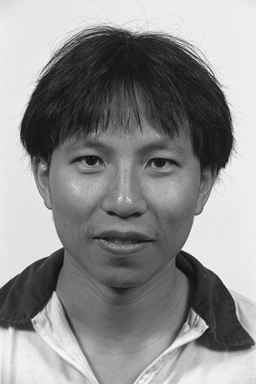
%> input picture Implementasi/mix/GENDERRECOGNITIONCOSFIRE/Application/GENDER-FERET/female/training_set/1.jpg, 256 x 384 px
$ octave temp.m   (GNU Octave 9; MATLAB toolbox functions it lacks are replaced by stand-ins)
%> lines starting %> are read from the running program, lines starting %| are printed output that depends on the picture
### Implementasi/mix/GENDERRECOGNITIONCOSFIRE/Gender_recognition/getFaces.m
% Read face images from indir directory
% If dofacedetection = 1 then apply ViolaJones algorithm to localize the
% face, otherwise assume that the image contains only the face
% If resizewidth is NaN then we keep the original size of the face,
% otherwise we resize the face to [resizewidth, resizewidth]
function facelist = getFaces(indir,resizewidth,dofacedetection)

% ViolaJones Face detector
faceDetector = vision.CascadeObjectDetector;
facelist = [];
ind = 1;
d = dir(strcat(indir,filesep,'*.jpg'));
for i = 1:numel(d)
    fprintf('reading image %d of %d\n',i,numel(d));
    img = imread(strcat(indir,filesep,d(i).name)); %Read input image

    if ndims(img) == 3
        img = rgb2gray(img); % convert to gray
    end

    if dofacedetection == 1
        BB = step(faceDetector,img); % Detect faces

        if isempty(BB)
            continue;
        elseif size(BB,1) > 1
            [~,idx] = max(BB(:,3));
            face = img(BB(idx,2):BB(idx,2)+BB(idx,4)-1,BB(idx,1):BB(idx,1)+BB(idx,3)-1);
        else
            face = img(BB(2):BB(2)+BB(4)-1,BB(1):BB(1)+BB(3)-1);
        end
    else
        face = img;
    end

    if ~isnan(resizewidth)
        facelist(:,:,ind) = double(imresize(face,[resizewidth,resizewidth]));
    else
        facelist(:,:,ind) = face;
    end
    ind = ind + 1;
end

### Implementasi/mix/GENDERRECOGNITIONCOSFIRE/Gender_recognition/getDataset.m
% Read all face images of given data set and organize them in a struct
% The struct is stored in the dataFolder, so that next we run the
% experiment, we would not need to read the face images again.
function dataset = getDataset(dataFolder,dirlist,dofacedetection,resizeWidth)

if ~exist(strcat(dataFolder,filesep,'dataset.mat'))
    dataset.training.males   = getFaces(dirlist.trainingmaledir,resizeWidth,dofacedetection);
%> in getFaces, img is the input picture: size 384x256x3 uint8; min 4, max 255, mean 142.1
%> in getFaces, `BB = step(faceDetector,img);`: BB = [36 93 181 181]
%> in getFaces, `face = img(BB(2):BB(2)+BB(4)-1,BB(1):BB(1)+BB(3)-1);`:
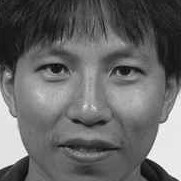
%> face: size 181x181 uint8; min 4, max 255, mean 103.3
    dataset.training.females = getFaces(dirlist.trainingfemaledir,resizeWidth,dofacedetection);
    dataset.testing.males    = getFaces(dirlist.testingmaledir,resizeWidth,dofacedetection);
%> call 3 of getFaces, with indir = './GENDER-FERET//male/test_set', resizewidth = 128, dofacedetection = 1
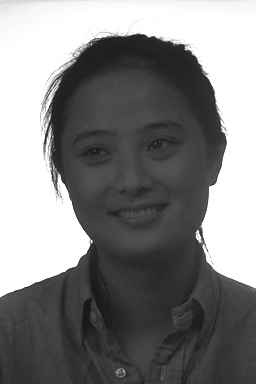
%> input picture Implementasi/mix/GENDERRECOGNITIONCOSFIRE/Application/GENDER-FERET/female/test_set/1.jpg, 256 x 384 px
%> in getFaces, img is the input picture: size 384x256x3 uint8; min 4, max 255, mean 130.2
%> in getFaces (call 3), `BB = step(faceDetector,img);`: BB = [55 90 153 153]
%> in getFaces (call 3), `face = img(BB(2):BB(2)+BB(4)-1,BB(1):BB(1)+BB(3)-1);`:
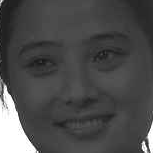
%> face: size 153x153 uint8; min 5, max 255, mean 75.3
%> pass 2 of the loop in getFaces, `for i = 1:numel(d)`:
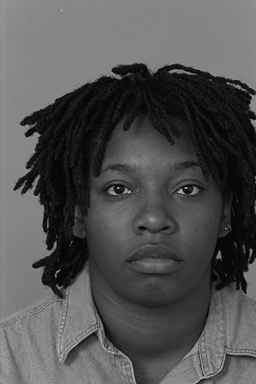
%> input picture Implementasi/mix/GENDERRECOGNITIONCOSFIRE/Application/GENDER-FERET/female/test_set/102.jpg, 256 x 384 px
%> in getFaces, img is the input picture: size 384x256x3 uint8; min 0, max 187, mean 82
%> img: size 384x256 uint8
%> BB = [79 132 151 151]
%> in getFaces (call 3), `face = img(BB(2):BB(2)+BB(4)-1,BB(1):BB(1)+BB(3)-1);`:
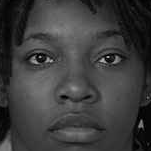
%> face: size 151x151 uint8; min 0, max 181, mean 60.7
%> pass 3 of the loop in getFaces, `for i = 1:numel(d)`:
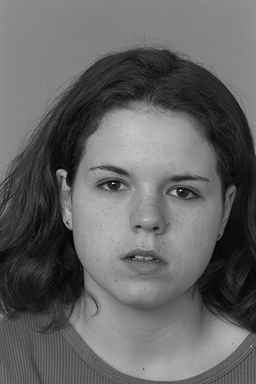
%> input picture Implementasi/mix/GENDERRECOGNITIONCOSFIRE/Application/GENDER-FERET/female/test_set/104.jpg, 256 x 384 px
%> in getFaces, img is the input picture: size 384x256x3 uint8; min 0, max 235, mean 100.3
%> img: size 384x256 uint8
%> BB = [62 122 172 172]
%> in getFaces (call 3), `face = img(BB(2):BB(2)+BB(4)-1,BB(1):BB(1)+BB(3)-1);`:
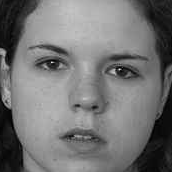
%> face: size 172x172 uint8; min 0, max 235, mean 116.1
%> in getFaces (call 3), `facelist(:,:,ind) = double(imresize(face,[resizewidth,resizewidth]));`:
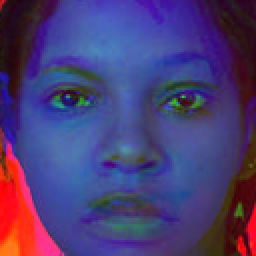
%> facelist: size 128x128x3 double (shown 2 times larger); mean R, G, B 75.2, 60.7, 116.1
    dataset.testing.females  = getFaces(dirlist.testingfemaledir,resizeWidth,dofacedetection);
%> pass 2 of the loop in getFaces, `for i = 1:numel(d)`:
%> pass 3 of the loop in getFaces, `for i = 1:numel(d)`:
    save(strcat(dataFolder,filesep,'dataset.mat'),'dataset');
else
    load(strcat(dataFolder,filesep,'dataset.mat'));
end

### Implementasi/mix/GENDERRECOGNITIONCOSFIRE/Application/temp.m
noperatorspergender = 90;
dataFolder = './GENDER-FERET/';
doFaceDetection = 1;
resizeWidth = 128;

% Update the Matlab path with the following
addpath('../COSFIRE/');
addpath('../Gabor/');
addpath('../Gender_recognition/');
addpath('../libsvm_3_21/matlab/');
addpath('../CNN/');

%===================== LOAD DATASET ========================

% Configure the image paths. If you want to organize your folder in a
% different way, please modify these lines.
dirlist.maledir             = strcat(dataFolder,filesep,'male');
dirlist.femaledir           = strcat(dataFolder,filesep,'female');
dirlist.trainingmaledir     = strcat(dirlist.maledir,filesep,'training_set');
dirlist.trainingfemaledir   = strcat(dirlist.femaledir,filesep,'training_set');
dirlist.testingmaledir      = strcat(dirlist.maledir,filesep,'test_set');
dirlist.testingfemaledir    = strcat(dirlist.femaledir,filesep,'test_set');

% Create the folder for the results. The results of all the experiments will
% be saved in this folder.
outdir = [dataFolder,sprintf('/results/noperatorspergender=%d',noperatorspergender)];
if ~exist(outdir)
    mkdir(outdir);
end

% Load the dataset and, if needed, perform face detection and resize. If
% the faces are already available, they are loaded from the file 'dataset.mat'.
datasetCOSFIRE = getDataset(dataFolder,dirlist,doFaceDetection,resizeWidth);

% Load dataset needed for CNN
sizecnn = 227;
%> (the run ends here)
